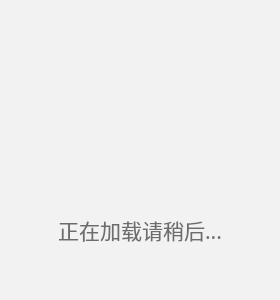
<?xml version="1.0" encoding="UTF-8"?>
<ui version="4.0">
 <class>WaitDialog</class>
 <widget class="QDialog" name="WaitDialog">
  <property name="geometry">
   <rect>
    <x>0</x>
    <y>0</y>
    <width>280</width>
    <height>300</height>
   </rect>
  </property>
  <property name="minimumSize">
   <size>
    <width>280</width>
    <height>300</height>
   </size>
  </property>
  <property name="maximumSize">
   <size>
    <width>280</width>
    <height>300</height>
   </size>
  </property>
  <property name="windowTitle">
   <string>Dialog</string>
  </property>
  <property name="styleSheet">
   <string notr="true">background-color: #f2f2f2;</string>
  </property>
  <layout class="QGridLayout" name="gridLayout">
   <property name="leftMargin">
    <number>0</number>
   </property>
   <property name="topMargin">
    <number>0</number>
   </property>
   <property name="rightMargin">
    <number>0</number>
   </property>
   <property name="bottomMargin">
    <number>0</number>
   </property>
   <property name="spacing">
    <number>0</number>
   </property>
   <item row="0" column="0">
    <widget class="QFrame" name="frame">
     <property name="styleSheet">
      <string notr="true"/>
     </property>
     <property name="frameShape">
      <enum>QFrame::NoFrame</enum>
     </property>
     <property name="frameShadow">
      <enum>QFrame::Raised</enum>
     </property>
     <layout class="QVBoxLayout" name="verticalLayout">
      <property name="spacing">
       <number>10</number>
      </property>
      <property name="leftMargin">
       <number>0</number>
      </property>
      <property name="topMargin">
       <number>50</number>
      </property>
      <property name="rightMargin">
       <number>0</number>
      </property>
      <property name="bottomMargin">
       <number>0</number>
      </property>
      <item>
       <widget class="QFrame" name="frame_2">
        <property name="styleSheet">
         <string notr="true"/>
        </property>
        <property name="frameShape">
         <enum>QFrame::NoFrame</enum>
        </property>
        <property name="frameShadow">
         <enum>QFrame::Raised</enum>
        </property>
        <layout class="QGridLayout" name="gridLayout_2">
         <property name="leftMargin">
          <number>0</number>
         </property>
         <property name="topMargin">
          <number>30</number>
         </property>
         <property name="rightMargin">
          <number>0</number>
         </property>
         <property name="bottomMargin">
          <number>0</number>
         </property>
         <property name="spacing">
          <number>0</number>
         </property>
         <item row="0" column="1">
          <widget class="QLabel" name="label">
           <property name="minimumSize">
            <size>
             <width>100</width>
             <height>100</height>
            </size>
           </property>
           <property name="maximumSize">
            <size>
             <width>100</width>
             <height>100</height>
            </size>
           </property>
           <property name="text">
            <string/>
           </property>
           <property name="pixmap">
            <pixmap>:/images/warning.svg</pixmap>
           </property>
           <property name="scaledContents">
            <bool>true</bool>
           </property>
           <property name="alignment">
            <set>Qt::AlignCenter</set>
           </property>
          </widget>
         </item>
         <item row="0" column="0">
          <spacer name="horizontalSpacer">
           <property name="orientation">
            <enum>Qt::Horizontal</enum>
           </property>
           <property name="sizeHint" stdset="0">
            <size>
             <width>40</width>
             <height>20</height>
            </size>
           </property>
          </spacer>
         </item>
         <item row="0" column="2">
          <spacer name="horizontalSpacer_2">
           <property name="orientation">
            <enum>Qt::Horizontal</enum>
           </property>
           <property name="sizeHint" stdset="0">
            <size>
             <width>40</width>
             <height>20</height>
            </size>
           </property>
          </spacer>
         </item>
        </layout>
       </widget>
      </item>
      <item>
       <widget class="QFrame" name="frame_3">
        <property name="minimumSize">
         <size>
          <width>0</width>
          <height>80</height>
         </size>
        </property>
        <property name="maximumSize">
         <size>
          <width>16777215</width>
          <height>80</height>
         </size>
        </property>
        <property name="styleSheet">
         <string notr="true"/>
        </property>
        <property name="frameShape">
         <enum>QFrame::NoFrame</enum>
        </property>
        <property name="frameShadow">
         <enum>QFrame::Raised</enum>
        </property>
        <layout class="QGridLayout" name="gridLayout_3">
         <property name="leftMargin">
          <number>10</number>
         </property>
         <property name="topMargin">
          <number>0</number>
         </property>
         <property name="rightMargin">
          <number>10</number>
         </property>
         <property name="bottomMargin">
          <number>0</number>
         </property>
         <property name="spacing">
          <number>0</number>
         </property>
         <item row="0" column="0">
          <widget class="QLabel" name="titleLabel">
           <property name="font">
            <font>
             <family>思源黑体 CN Bold</family>
             <pointsize>16</pointsize>
            </font>
           </property>
           <property name="styleSheet">
            <string notr="true">color: rgb(109, 109, 109)</string>
           </property>
           <property name="text">
            <string>正在加载请稍后...</string>
           </property>
           <property name="alignment">
            <set>Qt::AlignCenter</set>
           </property>
          </widget>
         </item>
        </layout>
       </widget>
      </item>
      <item>
       <spacer name="verticalSpacer_2">
        <property name="orientation">
         <enum>Qt::Vertical</enum>
        </property>
        <property name="sizeHint" stdset="0">
         <size>
          <width>20</width>
          <height>37</height>
         </size>
        </property>
       </spacer>
      </item>
     </layout>
    </widget>
   </item>
  </layout>
 </widget>
 <resources>
  <include location="images.qrc"/>
  <include location="images.qrc"/>
 </resources>
 <connections/>
</ui>
